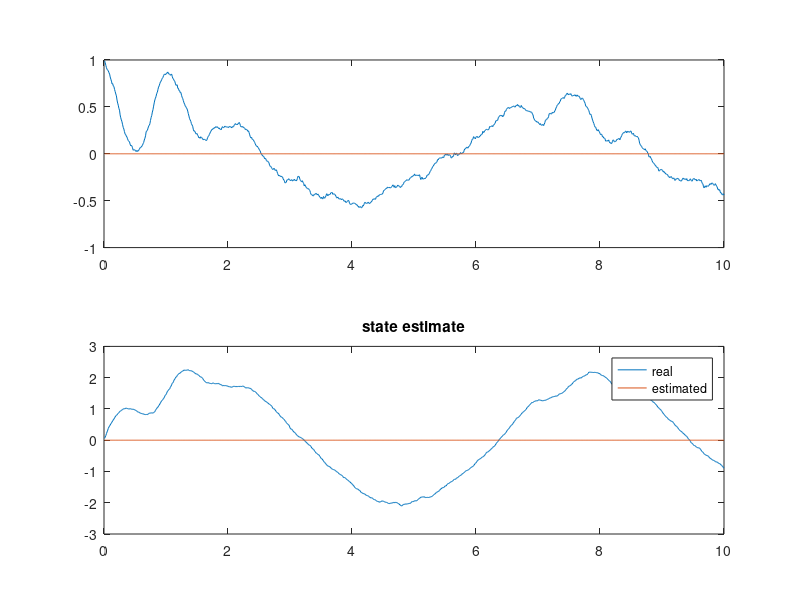
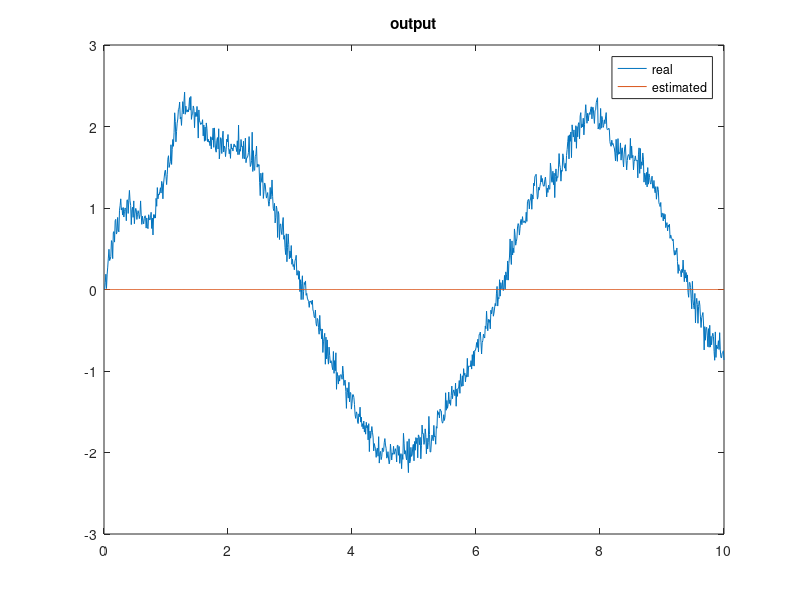

Write MATLAB code to recreate these figures, in order.
%% Kalman filter for Problem 3 of PSET 2 MAE 5783
% Author: Girish Chowdhary
%this file is intended to be a simple demonstration of a Kalman Filter for a linear system


clear all
close all

%% parameters of the linear system: x_dot=Ax+Bu; y= Cx
% Students: Try different linear systems, try higher dimensional linear systems

A=[-1 -5;6,-1];
B=[1;0];
x=[1,0]'; %initial value of the state vector
u=0; %initial input
C=[0 1];
y=C*x;

%%integration parameters
dt=0.01;
tf=10/dt;
t=0;

%This is a discrete implementation, so the following line makes the system discrete
% by taking the matrix exponential: Ad=expm(A*dt)
% so now our system becomes: x(k+1)=Ad*x_k+ Bd*u_k
Ad=expm(A*dt);


%noise parameters (you can change these and see how it affects the filter)
w=0.01;%process noise covariance
v=0.1;%measurement noise covariance
x_tilde=[0;0]; %This is where we initialize the state estimate, note how it is different from
               %the actual initial state (x=[1,0]), you can see how changing this affects the filter
x_hat=x_tilde; %just setting the inital values

Q=eye(2)*w; %Q matrix captures the process noise covariance
R=eye(1)*v; % R matrix captuers the measurement noise covariance

P=eye(2)*1; % initial state error covariance matrix (P)

% storage variables
X_HAT_STORE= zeros(2,tf);
X_STORE= zeros(2,tf);
Y_REC = zeros(tf,1);
T_REC        = zeros(tf,1);

%% main loop
for k=1:tf
    %% system intergration
    u=sin(0.01*k)*0.1; %The input to the system can be changed here
    x=Ad*x+B*u+randn(2,1)*w; %note the discrete propagation, and the addition of process noise
    y(k+1)=C*x+randn*v; %the measurement noise adds here
    
    t=t+dt;
    %% Add your code here
    
    %% store
    X_HAT_STORE(:,k)= 0;
    X_STORE(:,k)=x;
    Y_REC(k)=y(k);
    T_REC (k)       = t;
    
    
end

%% plotting

figure(1)
subplot(211)
plot(T_REC,X_STORE(1,:),T_REC,X_HAT_STORE(1,:))
subplot(212)
plot(T_REC,X_STORE(2,:),T_REC,X_HAT_STORE(2,:))

legend('real','estimated')
title('state estimate')

figure(2)
plot(T_REC,Y_REC,T_REC,X_HAT_STORE(2,:))
legend('real','estimated')
title('output')
